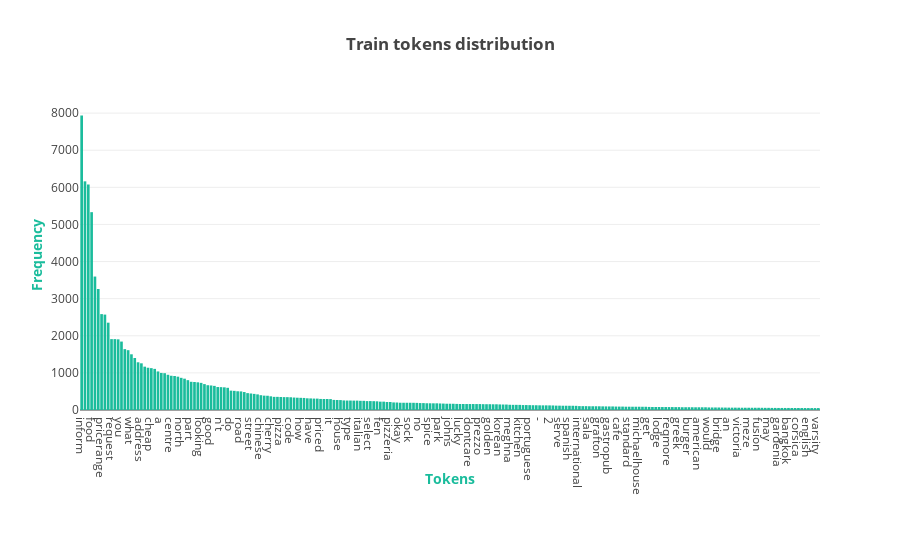

Here is the notebook cell this chart was saved with:
### Code cell
train_X_axis = []
train_Y_axis = []
train_top_tokens = []
sorted_dict = sorted(train_vocabulary.items(), key = itemgetter(1), reverse = True)

for token, token_count in sorted_dict:
    if len(train_top_tokens) <= 10:
        train_top_tokens.append((token, token_count))
    if token_count > 50:
        train_X_axis.append(token)
        train_Y_axis.append(token_count)

assert(len(train_X_axis) == len(train_Y_axis)) 

plotly.offline.iplot({
    "data": [Bar(orientation = "v",
                 x = train_X_axis,
                 y = train_Y_axis,
                 marker = dict(color = "#1abc9c"))],
    "layout": Layout(title = "<b>Train tokens distribution</b>",
                     xaxis = dict(title = "<b>Tokens</b>", dtick = 3, titlefont = dict(color = "#1abc9c")),
                     yaxis = dict(title = "<b>Frequency</b>", titlefont = dict(color = "#1abc9c")),
                     margin = Margin(b = 150)
                    )
})

logging.info("Train top tokens:\t{}".format(train_top_tokens))

### Figure 1 — Plotly figure (JSON) as saved in the notebook; plotly's stock layout.template omitted (floating-point values rounded to 4 significant figures; data arrays with more than 128 entries replaced by an {"elided": "..."} marker saying what was removed)
{"data": [{"marker": {"color": "#1abc9c"}, "orientation": "v", "type": "bar", "uid": "ad624917-d9ad-41d9-b2ff-ccede07d033f", "x": {"elided": "223 str values"}, "y": {"elided": "223 int values"}}], "layout": {"margin": {"b": 150}, "title": "<b>Train tokens distribution</b>", "xaxis": {"dtick": 3, "title": "<b>Tokens</b>", "titlefont": {"color": "#1abc9c"}}, "yaxis": {"title": "<b>Frequency</b>", "titlefont": {"color": "#1abc9c"}}}}
